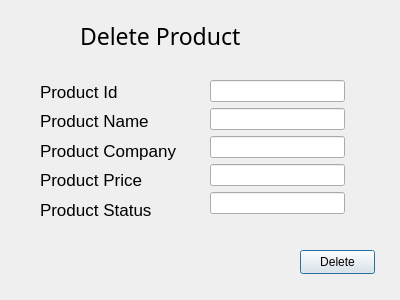
<?xml version="1.0" encoding="UTF-8"?>
<ui version="4.0">
 <class>deleteproduct</class>
 <widget class="QDialog" name="deleteproduct">
  <property name="geometry">
   <rect>
    <x>0</x>
    <y>0</y>
    <width>400</width>
    <height>300</height>
   </rect>
  </property>
  <property name="windowTitle">
   <string>Dialog</string>
  </property>
  <widget class="QLabel" name="label">
   <property name="geometry">
    <rect>
     <x>80</x>
     <y>20</y>
     <width>201</width>
     <height>31</height>
    </rect>
   </property>
   <property name="font">
    <font>
     <family>Segoe Script</family>
     <pointsize>17</pointsize>
    </font>
   </property>
   <property name="text">
    <string>Delete Product </string>
   </property>
  </widget>
  <widget class="QWidget" name="layoutWidget">
   <property name="geometry">
    <rect>
     <x>40</x>
     <y>80</y>
     <width>145</width>
     <height>141</height>
    </rect>
   </property>
   <layout class="QVBoxLayout" name="verticalLayout">
    <item>
     <widget class="QLabel" name="label_2">
      <property name="font">
       <font>
        <pointsize>13</pointsize>
       </font>
      </property>
      <property name="text">
       <string>Product Id</string>
      </property>
     </widget>
    </item>
    <item>
     <widget class="QLabel" name="label_3">
      <property name="font">
       <font>
        <pointsize>13</pointsize>
       </font>
      </property>
      <property name="text">
       <string>Product Name</string>
      </property>
     </widget>
    </item>
    <item>
     <widget class="QLabel" name="label_4">
      <property name="font">
       <font>
        <pointsize>13</pointsize>
       </font>
      </property>
      <property name="text">
       <string>Product Company </string>
      </property>
     </widget>
    </item>
    <item>
     <widget class="QLabel" name="label_5">
      <property name="font">
       <font>
        <pointsize>13</pointsize>
       </font>
      </property>
      <property name="text">
       <string>Product Price</string>
      </property>
     </widget>
    </item>
    <item>
     <widget class="QLabel" name="label_6">
      <property name="font">
       <font>
        <pointsize>13</pointsize>
       </font>
      </property>
      <property name="text">
       <string>Product Status </string>
      </property>
     </widget>
    </item>
   </layout>
  </widget>
  <widget class="QWidget" name="layoutWidget_2">
   <property name="geometry">
    <rect>
     <x>210</x>
     <y>80</y>
     <width>135</width>
     <height>136</height>
    </rect>
   </property>
   <layout class="QVBoxLayout" name="verticalLayout_2">
    <item>
     <widget class="QLineEdit" name="inputproductid"/>
    </item>
    <item>
     <widget class="QLineEdit" name="inputpname"/>
    </item>
    <item>
     <widget class="QLineEdit" name="inputpcompany"/>
    </item>
    <item>
     <widget class="QLineEdit" name="inputpprice"/>
    </item>
    <item>
     <widget class="QLineEdit" name="inputpstatus"/>
    </item>
   </layout>
  </widget>
  <widget class="QPushButton" name="pushButtondelete">
   <property name="geometry">
    <rect>
     <x>300</x>
     <y>250</y>
     <width>75</width>
     <height>24</height>
    </rect>
   </property>
   <property name="text">
    <string>Delete</string>
   </property>
  </widget>
 </widget>
 <resources/>
 <connections/>
</ui>
